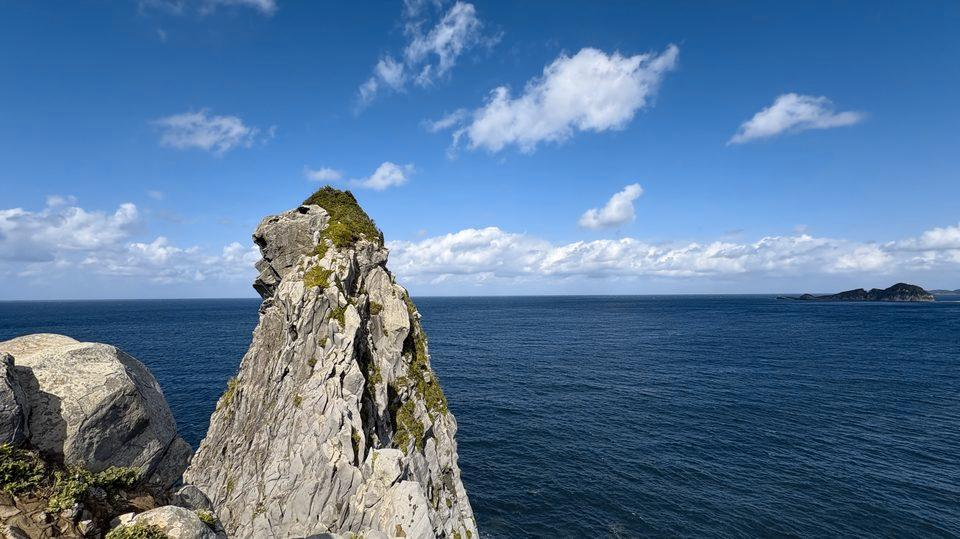
#> input picture sample1-half-a.jpg, 960 x 539 px
$ python dichromatic.py sample1-half-a.jpg
#> lines starting #> are read from the running program, lines starting #| are printed output that depends on the picture
#!/usr/bin/env python3
"""Convert images by removing red-green chroma in Lab space."""

from __future__ import annotations

import argparse
import sys
from pathlib import Path

import numpy as np
import pillow_heif
from PIL import Image

pillow_heif.register_heif_opener()
#> (this line was passed over: pillow_heif is not available in this run)
#> in main, image is the input picture: PIL image 960x539 RGB; mean R, G, B 86.6, 118.4, 152.8

_D65 = np.array([0.95047, 1.0, 1.08883], dtype=np.float64)
_RGB_TO_XYZ = np.array(
    [
        [0.4124564, 0.3575761, 0.1804375],
        [0.2126729, 0.7151522, 0.0721750],
        [0.0193339, 0.1191920, 0.9503041],
    ],
    dtype=np.float64,
)
_XYZ_TO_RGB = np.array(
    [
        [3.2404542, -1.5371385, -0.4985314],
        [-0.9692660, 1.8760108, 0.0415560],
        [0.0556434, -0.2040259, 1.0572252],
    ],
    dtype=np.float64,
)
_LAB_EPSILON = 216 / 24389
_LAB_KAPPA = 24389 / 27


def _srgb_to_linear(channel: np.ndarray) -> np.ndarray:
    return np.where(
        channel <= 0.04045,
        channel / 12.92,
        ((channel + 0.055) / 1.055) ** 2.4,
    )


def _rgb_to_lab(rgb: np.ndarray) -> np.ndarray:
    linear = _srgb_to_linear(rgb / 255.0)
    xyz = linear @ _RGB_TO_XYZ.T
    xyz = xyz / _D65

    f = np.where(xyz > _LAB_EPSILON, np.cbrt(xyz), (_LAB_KAPPA * xyz + 16) / 116)
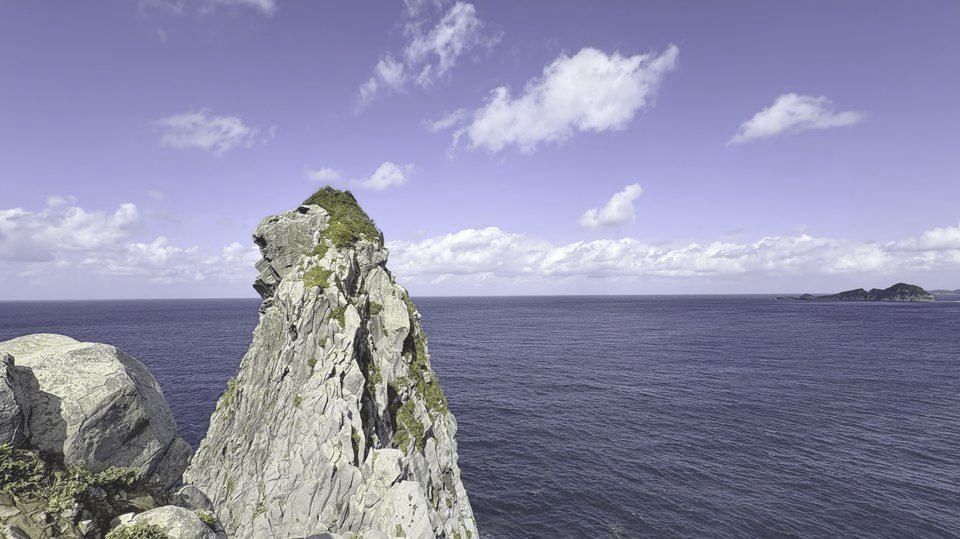
#> f: shape (539, 960, 3) float64; mean of channels 0, 1, 2 0.555, 0.554, 0.662; drawn as R, G, B

    lab = np.empty_like(rgb)
    lab[..., 0] = 116 * f[..., 1] - 16
#> lab: shape (539, 960, 3) float64; 0.26% of the values are NaN or infinite; the others: min -1.8e+308, max 255, mean -inf
    lab[..., 1] = 500 * (f[..., 0] - f[..., 1])
    lab[..., 2] = 200 * (f[..., 1] - f[..., 2])
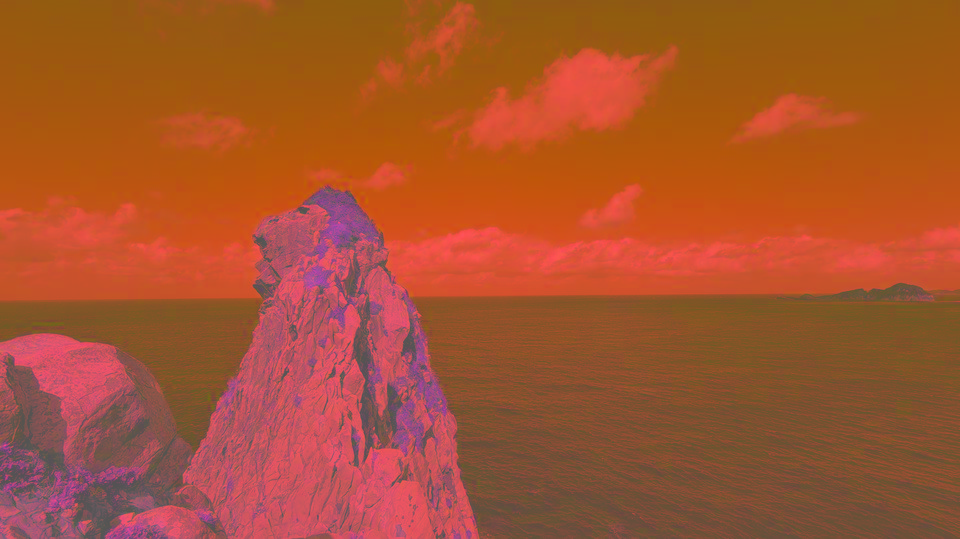
#> lab: shape (539, 960, 3) float64; mean of channels 0, 1, 2 48.3, 0.5, -21.6; drawn with min black and max white
    return lab


def _lab_f_to_xyz(f: np.ndarray) -> np.ndarray:
    f3 = f**3
    return np.where(f3 > _LAB_EPSILON, f3, (116 * f - 16) / _LAB_KAPPA)


def _lab_to_rgb(lab: np.ndarray) -> np.ndarray:
    fy = (lab[..., 0] + 16) / 116
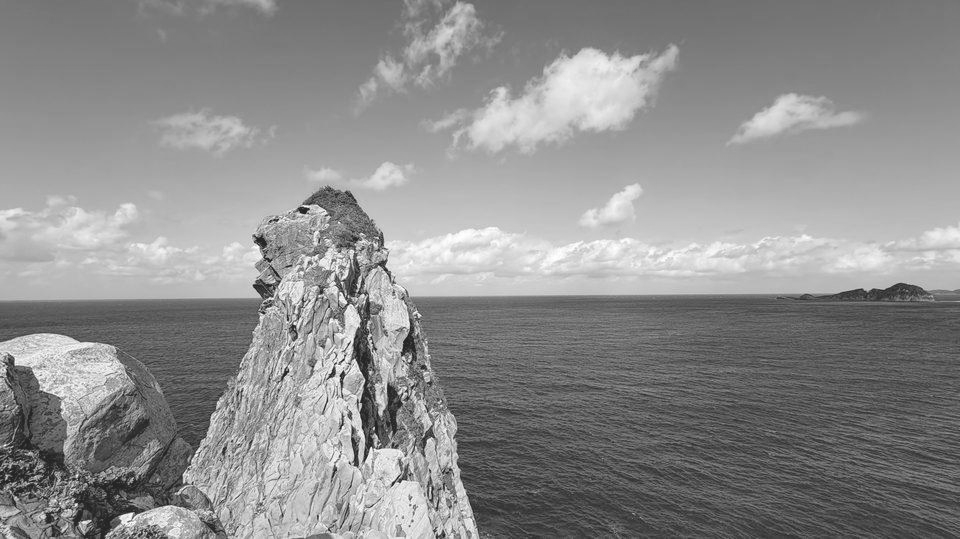
#> fy: shape (539, 960) float64; min 0.138, max 1, mean 0.554
    fx = fy + lab[..., 1] / 500
    fz = fy - lab[..., 2] / 200
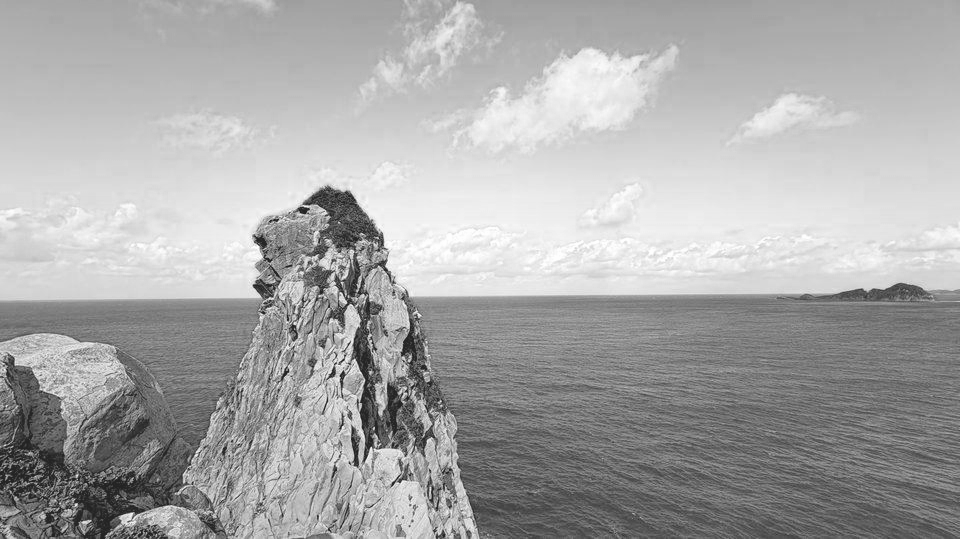
#> fz: shape (539, 960) float64; min 0.138, max 1, mean 0.662

    xyz = np.stack(
        (_lab_f_to_xyz(fx), _lab_f_to_xyz(fy), _lab_f_to_xyz(fz)),
        axis=-1,
    )
#> in _lab_f_to_xyz (call 3), `f3 = f**3`:
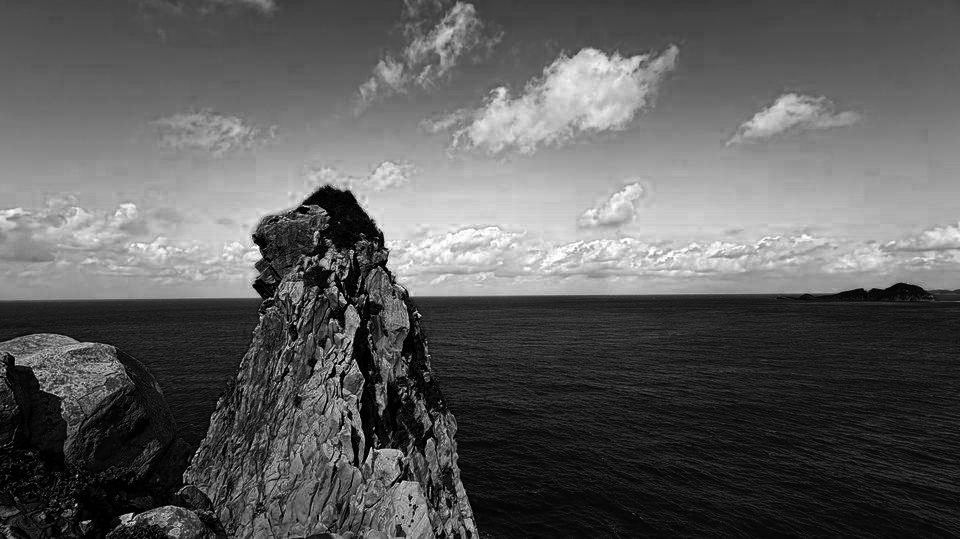
#> f3: shape (539, 960) float64; min 0.00262, max 1, mean 0.367
    xyz *= _D65

    linear = np.maximum(xyz @ _XYZ_TO_RGB.T, 0.0)
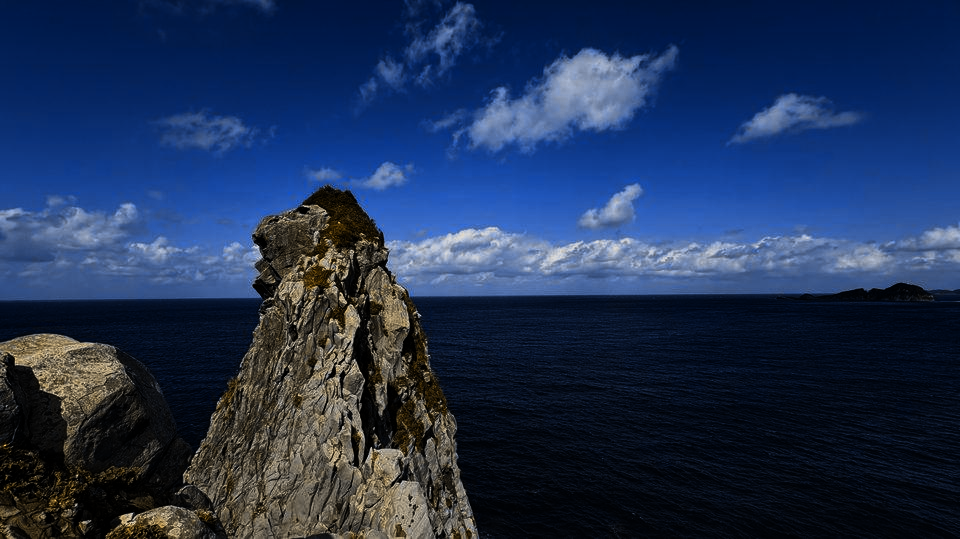
#> linear: shape (539, 960, 3) float64; mean of channels 0, 1, 2 0.15, 0.233, 0.388; drawn with min black and max white
    rgb = np.where(
        linear <= 0.0031308,
        linear * 12.92,
        1.055 * np.power(linear, 1 / 2.4) - 0.055,
    )
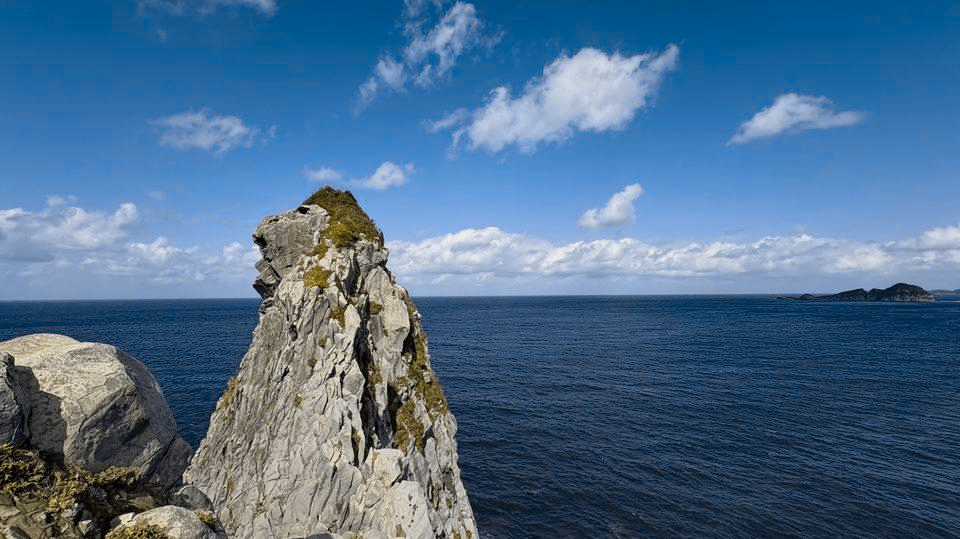
#> rgb: shape (539, 960, 3) float64; mean of channels 0, 1, 2 0.325, 0.465, 0.599; drawn with min black and max white
    return np.clip(np.rint(rgb * 255), 0, 255).astype(np.uint8)
#> returned value: shape (539, 960, 3)


def _transform_lab(rgb: np.ndarray, *, half_a: bool = False, half_b: bool = False) -> np.ndarray:
    """Convert to Lab, adjust a* and optionally b*, then convert back to RGB."""
    lab = _rgb_to_lab(rgb.astype(np.float64))
    if half_a:
        lab[..., 1] *= 0.5
    else:
        lab[..., 1] = 0.0
    if half_b:
        lab[..., 2] *= 0.5
    return _lab_to_rgb(lab)


def dichromatic(image: Image.Image, *, half_a: bool = False, half_b: bool = False) -> Image.Image:
    """Adjust red-green chroma in Lab space while keeping lightness."""
    if image.mode == "RGBA":
        rgba = np.array(image, dtype=np.uint8)
        rgb = _transform_lab(rgba[..., :3], half_a=half_a, half_b=half_b)
        return Image.fromarray(np.dstack((rgb, rgba[..., 3])), mode="RGBA")

    rgb = np.array(image.convert("RGB"), dtype=np.uint8)
    return Image.fromarray(_transform_lab(rgb, half_a=half_a, half_b=half_b), mode="RGB")


def default_output_path(input_path: Path) -> Path:
    return input_path.with_name(f"{input_path.stem}_dichromatic{input_path.suffix}")


def parse_args(argv: list[str] | None = None) -> argparse.Namespace:
    parser = argparse.ArgumentParser(
        description="Convert an image by removing red-green chroma in Lab space.",
    )
    parser.add_argument(
        "input",
        type=Path,
        help="Input image path (JPEG, PNG, HEIF, HEIC, etc.)",
    )
    parser.add_argument(
        "-o",
        "--output",
        type=Path,
        help="Output image path (default: <name>_dichromatic.<ext>)",
    )
    parser.add_argument(
        "--half-a",
        action="store_true",
        help="Reduce a* (red-green chroma) to half instead of zeroing it",
    )
    parser.add_argument(
        "--half-b",
        action="store_true",
        help="Reduce b* (blue-yellow chroma) to half",
    )
    return parser.parse_args(argv)


def main(argv: list[str] | None = None) -> int:
    args = parse_args(argv)
    input_path = args.input
    output_path = args.output or default_output_path(input_path)

    if not input_path.is_file():
        print(f"error: input file not found: {input_path}", file=sys.stderr)
        return 1

    try:
        with Image.open(input_path) as image:
            result = dichromatic(image, half_a=args.half_a, half_b=args.half_b)
            output_path.parent.mkdir(parents=True, exist_ok=True)
            result.save(output_path)
    except OSError as exc:
        print(f"error: failed to process image: {exc}", file=sys.stderr)
        return 1

    print(f"Wrote {output_path}")
    return 0


if __name__ == "__main__":
    raise SystemExit(main())
#> (the program exits here)

$ run again, on sample2.jpg
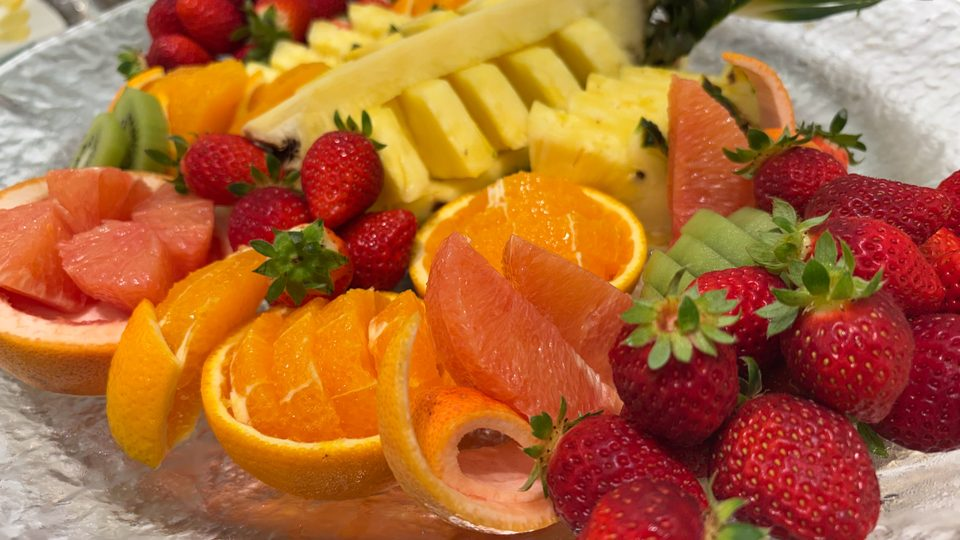
#> input picture sample2.jpg, 960 x 540 px
#> in main, image is the input picture: PIL image 960x540 RGB; mean R, G, B 174.1, 104.5, 54.5
#> in _lab_to_rgb, `linear = np.maximum(xyz @ _XYZ_TO_RGB.T, 0.0)`:
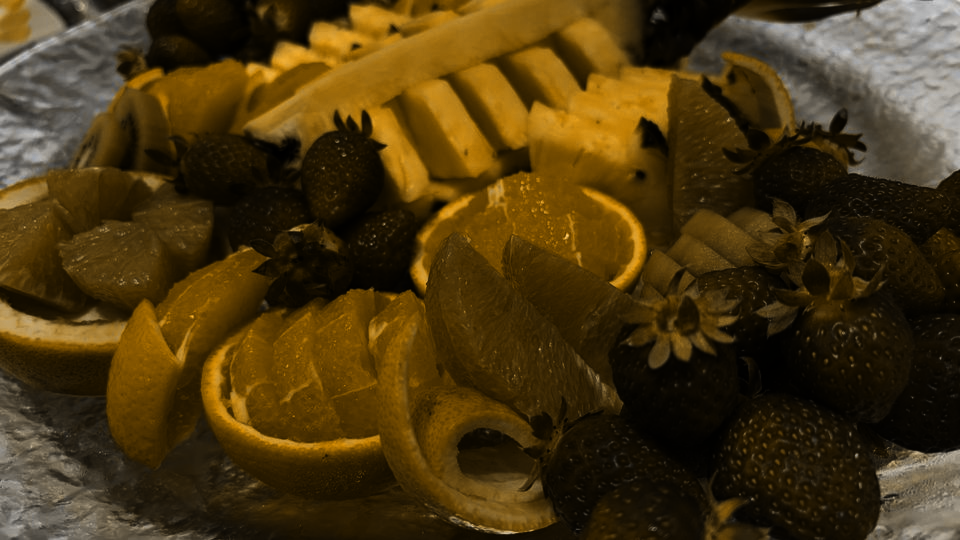
#> linear: shape (540, 960, 3) float64; mean of channels 0, 1, 2 0.334, 0.247, 0.0831; drawn with min black and max white
#> in _lab_to_rgb, `rgb = np.where( linear <= 0.0031308, linear * 12.92, 1.055 * np.power(..`:
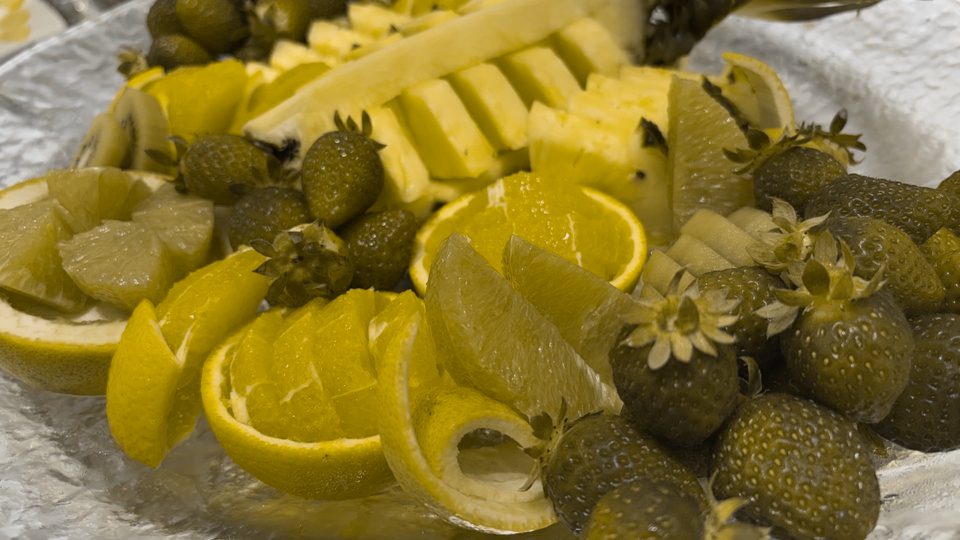
#> rgb: shape (540, 960, 3) float64; mean of channels 0, 1, 2 0.565, 0.488, 0.203; drawn with min black and max white
